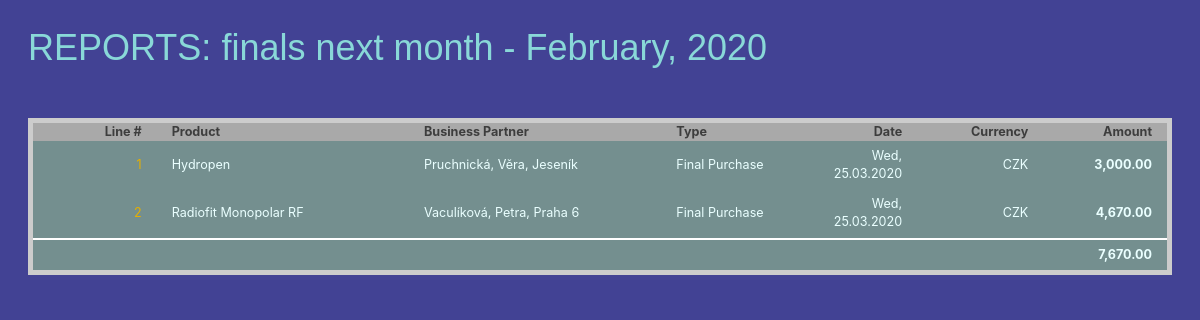
The page /reports/finalsnextmonth on the database its author committed.
### app.py (models this page shows, shortened)
class Contract(db.Model):
    contract_id = db.Column(db.Integer, primary_key=True)
    bpartner_name = db.Column(db.String(80), nullable=True)
    product_name = db.Column(db.String(80), nullable=True)
    startdate = db.Column(db.DateTime, nullable=True)
    duration = db.Column(db.Integer, nullable=True)  # total number of rental months including the initial_fee
    currency = db.Column(db.String(3), nullable=True)
    initial_fee = db.Column(db.Numeric, nullable=True)
    regular_fee = db.Column(db.Numeric, nullable=True)
    purch_amnt = db.Column(db.Numeric, nullable=True)
    cancelled = db.Column(db.Boolean, default=False)
    completed = db.Column(db.Boolean, default=False)
    is_active = db.Column(db.Boolean, default=True)

### app.py (the view)
@app.route('/reports/finalsnextmonth', methods=['POST', 'GET'])
def reportsfinalindex():
    class Finals(object):
        def __init__(self, linenumber, product_name, bpartner_name, type, invoicedate, currency, amount, contract_id):
            self.linenumber = linenumber
            self.product_name = product_name
            self.bpartner_name = bpartner_name
            self.type = type
            self.invoicedate = invoicedate
            self.currency = currency
            self.amount = amount
            self.contract_id = contract_id
    contracts = Contract.query.order_by(
        Contract.product_name, Contract.bpartner_name, Contract.startdate).all()
    rows = []
    linenumber = 0
    invoiceruntotal = 0
    for c in contracts:
        product_name = c.product_name
        bpartner_name = c.bpartner_name
        currency = c.currency
        amount = c.initial_fee
        type = "First"
        invoicedate = c.startdate
        if invoicedate.replace(day=1, hour=0, minute=0, second=0, microsecond=0) == datetime.now().replace(day=1, hour=0, minute=0, second=0, microsecond=0) + relativedelta(months=+1) and type == "Final Purchase":
            linenumber = 1
            invoiceruntotal=amount
            rows.append(Finals(linenumber, product_name, bpartner_name, type, datetime.strftime(invoicedate, "%a, %d.%m.%Y"), currency, '{:,.2f}'.format(amount), c.contract_id))
        for r in range(c.duration-1):
            product_name = c.product_name
            bpartner_name = c.bpartner_name
            currency = c.currency
            amount = c.regular_fee
            type = "Regular"
            invoicedate = invoicedate + relativedelta(months=1)
            invoicedate = invoicedate.replace(day=25)
            if datetime.strftime(invoicedate, "%a") == "Sat":
                invoicedate = invoicedate - relativedelta(days=1)
            if datetime.strftime(invoicedate, "%a") == "Sun":
                invoicedate = invoicedate - relativedelta(days=2)
            if invoicedate.replace(day=1, hour=0, minute=0, second=0, microsecond=0) == datetime.now().replace(day=1, hour=0, minute=0, second=0, microsecond=0) + relativedelta(months=+1) and type == "Final Purchase":
                linenumber += 1
                invoiceruntotal += amount
                rows.append(Finals(linenumber, product_name, bpartner_name, type, datetime.strftime(invoicedate, "%a, %d.%m.%Y"), currency, '{:,.2f}'.format(amount), c.contract_id))
        product_name = c.product_name
        bpartner_name = c.bpartner_name
        currency = c.currency
        amount = c.purch_amnt
        type = "Final Purchase"
        invoicedate = invoicedate + relativedelta(months=1)
        invoicedate = invoicedate.replace(day=25)
        if datetime.strftime(invoicedate, "%a") == "Sat":
            invoicedate = invoicedate - relativedelta(days=1)
        if datetime.strftime(invoicedate, "%a") == "Sun":
            invoicedate = invoicedate - relativedelta(days=2)
        if invoicedate.replace(day=1, hour=0, minute=0, second=0, microsecond=0) == datetime.now().replace(day=1, hour=0, minute=0, second=0, microsecond=0) + relativedelta(months=+1) and type == "Final Purchase":
            linenumber += 1
            invoiceruntotal += amount
            rows.append(Finals(linenumber, product_name, bpartner_name, type, datetime.strftime(invoicedate, "%a, %d.%m.%Y"), currency, '{:,.2f}'.format(amount), c.contract_id))
    month = datetime.strftime(datetime.now(), "%B, %Y")
    return render_template('reports/finalsnextmonth/index.html', rows=rows, month=month, invoiceruntotal='{:,.2f}'.format(invoiceruntotal))

### templates/reports/finalsnextmonth/index.html (shortened to what this page needs)
{% extends 'base.html' %}
{% block body %}
<div class="content">
    <h1>REPORTS: finals next month - {{ month }}</h1>
</div>
<br>
<br>
<div class="content">
    <table>
        <tr>
            <th class="col-md-1" style="text-align: right;">Line #</th>
            <th class="col-md-2">Product</th>
            <th class="col-md-2">Business Partner</th>
            <th class="col-md-1">Type</th>
            <th class="col-md-1" style="text-align: right;">Date</th>
            <th class="col-md-1" style="text-align: right;">Currency</th>
            <th class="col-md-1" style="text-align: right;">Amount</th>
        </tr>
        {% for row in rows %}
            <tr style="background-color: rgb(116, 143, 143);">
                <td class="col-md-1" style="text-align: right;"><a style="color: rgb(228, 175, 0);" href="../contractrows/{{ row.contract_id }}">{{ row.linenumber }}</a></td>
                <td class="col-md-2">{{ row.product_name }}</td>
                <td class="col-md-2">{{ row.bpartner_name }}</td>
                <td class="col-md-1">{{ row.type }}</td>
                <td class="col-md-1" style="text-align: right;">{{ row.invoicedate }}</td>
                <td class="col-md-1" style="text-align: right;">{{ row.currency }}</td>
                <td class="col-md-1" style="text-align: right; font-weight: bolder;">{{ row.amount }}</td>
            </tr>
    {% endfor %}
    <tr style="background-color: rgb(116, 143, 143); border-top: 2px solid white;">
        <td></td>
        <td></td>
        <td></td>
        <td></td>
        <td></td>
        <td></td>
        <td class="col-md-1" style="text-align: right; font-weight: bolder;">{{ invoiceruntotal }}</td>
    </tr>
</table>
</div>
{% endblock %}

### static/css/main.css (style rules this page uses)
body { margin: 2em; font-family: sans-serif; background-color: rgb(66, 66, 148); color: rgb(137, 216, 216); }
th { padding-left: 0.5em; padding-right: 0.5em; text-align: left; color: rgb(61, 61, 61); background-color: darkgrey; }
td { padding: 0.5em; color: rgb(234, 255, 255); }
table { border: 5px solid #CCC; width: 100%; font-family: -apple-system, BlinkMacSystemFont, 'Segoe UI', Roboto, Oxygen, Ubuntu, Cantarell, 'Open Sans', 'Helvetica Neue', sans-serif; font-size: 0.9em; }

### rows shown on the page
Contract: linenumber "1", product_name "Hydropen", bpartner_name "Pruchnická, Věra, Jeseník", type "Final Purchase", invoicedate "Wed, 25.03.2020", currency "CZK", amount "3,000.00"
Contract: linenumber "2", product_name "Radiofit Monopolar RF", bpartner_name "Vaculíková, Petra, Praha 6", type "Final Purchase", invoicedate "Wed, 25.03.2020", currency "CZK", amount "4,670.00"

### other values the page prints
{{ invoiceruntotal }} "7,670.00"
